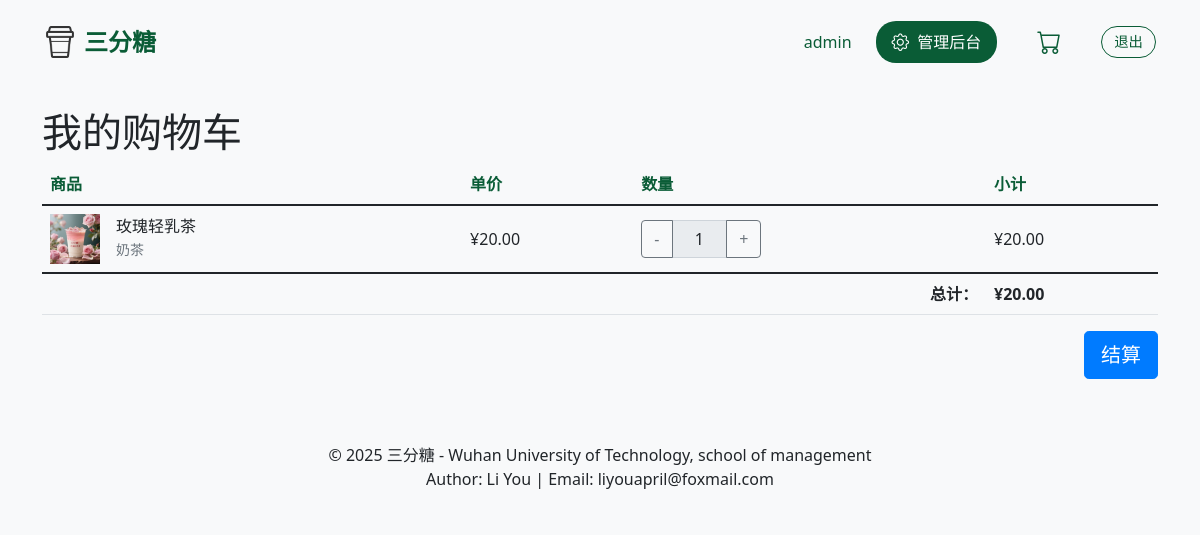
/cart (signed in), run on an earlier commit of the app's database.
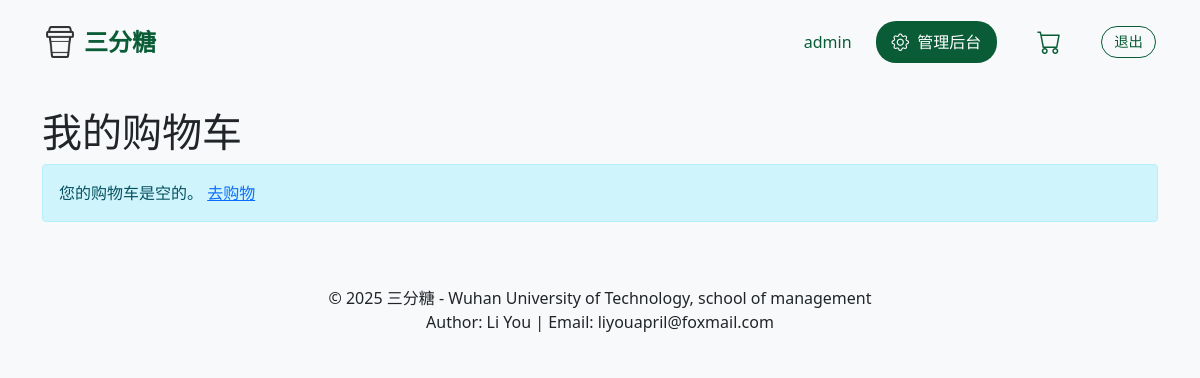
And on a later commit of the database.
### app/models/models.py (models this page shows)
class User(UserMixin, db.Model):
    id = db.Column(db.Integer, primary_key=True)
    username = db.Column(db.String(80), unique=True, nullable=False)
    password = db.Column(db.String(120), nullable=False)
    is_admin = db.Column(db.Boolean, default=False)
    created_at = db.Column(db.DateTime, default=datetime.utcnow)

class CartItem(db.Model):
    id = db.Column(db.Integer, primary_key=True)
    user_id = db.Column(db.Integer, db.ForeignKey('user.id'), nullable=False)
    product_id = db.Column(db.Integer, db.ForeignKey('product.id'), nullable=False)
    quantity = db.Column(db.Integer, default=1)
    created_at = db.Column(db.DateTime, default=datetime.utcnow)
    is_purchased = db.Column(db.Boolean, default=False)  # 是否已结算
    product = db.relationship('Product', backref='cart_items')
    user = db.relationship('User', backref='cart_items')

class Product(db.Model):
    id = db.Column(db.Integer, primary_key=True)
    name = db.Column(db.String(100), nullable=False)
    category = db.Column(db.String(50), nullable=False)
    price = db.Column(db.Float, nullable=False)
    description = db.Column(db.Text)
    image_url = db.Column(db.String(200))
    created_at = db.Column(db.DateTime, default=datetime.utcnow)
    updated_at = db.Column(db.DateTime, default=datetime.utcnow, onupdate=datetime.utcnow)
    product_features = db.Column(db.Text)  # 产品特点
    objective_analysis = db.Column(db.Text)  # 客观参数分析
    drinking_suggestions = db.Column(db.Text)  # 科学饮用建议
    ingredients = db.Column(db.Text)  # 配料表
    origin = db.Column(db.Text)  # 产地信息
    specifications = db.Column(db.Text)  # 规格参数
    suitable_crowd = db.Column(db.Text)  # 适宜人群
    flavor_profile = db.Column(db.Text)    # 口味分析
    texture_description = db.Column(db.Text)  # 口感描述
    after_taste = db.Column(db.Text)       # 饮后感受
    mood_trigger = db.Column(db.Text)      # 情绪触发
    drinking_scenario = db.Column(db.Text)  # 饮用场景建议
    flavor_association = db.Column(db.Text)  # 风味联想

### app/routes/main.py (the view)
@bp.route('/cart')
@login_required
def cart():
    cart_items = CartItem.query.filter_by(user_id=current_user.id, is_purchased=False).all()
    total = sum(item.product.price * item.quantity for item in cart_items)
    return render_template('cart.html', cart_items=cart_items, total=total)

### app/__init__.py (called while the page is built)
def create_app():
    app = Flask(__name__)
    app.config.from_object('config.Config')
    db.init_app(app)
    login_manager.init_app(app)
    login_manager.login_view = 'auth.login'
    login_manager.login_message = None  # 禁用默认的登录提示消息
    @login_manager.user_loader
    def load_user(user_id):
        from app.models.models import User
        return User.query.get(int(user_id))
    from app.routes import main, auth, admin
    app.register_blueprint(main.bp)
    app.register_blueprint(auth.bp)
    app.register_blueprint(admin.admin, url_prefix='/admin')
    with app.app_context():
        db.create_all()
    return app

### app/templates/cart.html (shortened to what this page needs)
{% extends "base.html" %}
{% block content %}
<h1>我的购物车</h1>
{% if cart_items %}
<div class="table-responsive">
    <table class="table">
        <thead>
            <tr>
                <th>商品</th>
                <th>单价</th>
                <th>数量</th>
                <th>小计</th>
            </tr>
        </thead>
        <tbody>
            {% for item in cart_items %}
            <tr>
                <td>
                    <div class="d-flex align-items-center">
                        <img src="{{ item.product.image_url }}" alt="{{ item.product.name }}" style="width: 50px; height: 50px; object-fit: cover;" class="me-3">
                        <div>
                            <h6 class="mb-0">{{ item.product.name }}</h6>
                            <small class="text-muted">{{ item.product.category }}</small>
                        </div>
                    </div>
                </td>
                <td>¥{{ "%.2f"|format(item.product.price) }}</td>
                <td>
                    <div class="input-group" style="width: 120px;">
                        <button class="btn btn-outline-secondary update-quantity" data-item-id="{{ item.id }}" data-action="decrease" data-product-name="{{ item.product.name }}">-</button>
                        <input type="text" class="form-control text-center" value="{{ item.quantity }}" readonly>
                        <button class="btn btn-outline-secondary update-quantity" data-item-id="{{ item.id }}" data-action="increase" data-product-name="{{ item.product.name }}">+</button>
                    </div>
                </td>
                <td>¥{{ "%.2f"|format(item.product.price * item.quantity) }}</td>
            </tr>
            {% endfor %}
        </tbody>
        <tfoot>
            <tr>
                <td colspan="3" class="text-end"><strong>总计：</strong></td>
                <td><strong>¥{{ "%.2f"|format(total) }}</strong></td>
            </tr>
        </tfoot>
    </table>
</div>
<div class="d-flex justify-content-end mt-3">
    <button class="btn btn-primary btn-lg" id="checkout-btn">结算</button>
</div>
{% else %}
<div class="alert alert-info">
    您的购物车是空的。 <a href="{{ url_for('main.index') }}">去购物</a>
</div>
{% endif %}
{% endblock %}

### app/templates/base.html (shortened to what this page needs)
<!DOCTYPE html>
<html lang="zh">
<head>
    <link href="https://cdn.jsdelivr.net/npm/bootstrap@5.1.3/dist/css/bootstrap.min.css" rel="stylesheet">
    <link rel="stylesheet" href="https://cdn.jsdelivr.net/npm/bootstrap-icons@1.7.2/font/bootstrap-icons.css">
    <link rel="stylesheet" href="https://cdn.datatables.net/1.11.5/css/dataTables.bootstrap5.min.css">
    <link rel="stylesheet" href="{{ url_for('static', filename='css/style.css') }}">
</head>
<body>
    <nav class="navbar navbar-expand-lg">
        <div class="container">
            <a class="navbar-brand" href="{{ url_for('main.index') }}">
                <img src="{{ url_for('static', filename='images/icon.png') }}" alt="三分糖" class="brand-icon">
                三分糖
            </a>
            <div class="nav-login-section">
                {% if not current_user.is_authenticated %}
                    <p class="login-text">请登录后购买</p>
                    <a href="{{ url_for('auth.login') }}" class="btn btn-login">登录</a>
                {% else %}
                    <div class="user-info">
                        <span class="user-name">{{ current_user.username }}</span>
                        {% if current_user.is_admin %}
                        <a href="{{ url_for('admin.index') }}" class="btn-admin">
                            <i class="bi bi-gear"></i>
                            管理后台
                        </a>
                        {% endif %}
                        <a class="nav-link cart-icon" href="{{ url_for('main.cart') }}">
                            <i class="bi bi-cart"></i>
                        </a>
                        <a href="{{ url_for('auth.logout') }}" class="btn-logout">退出</a>
                    </div>
                {% endif %}
            </div>
        </div>
    </nav>
    <div class="container mt-4">
        {% block content %}{% endblock %}
    </div>
    <footer class="footer mt-5 py-3 bg-light">
        <div class="container text-center">
            <p class="mb-0">© 2025 三分糖 - Wuhan University of Technology, school of management</p>
            <p class="mb-0">Author: Li You | Email: liyouapril@foxmail.com</p>
        </div>
    </footer>
</body>
</html>

### app/static/css/style.css (style rules this page uses)
body { background-color: #f8f9fa; }
.navbar { box-shadow: none; background-color: transparent !important; padding: 1rem 2rem; }
.navbar-brand { color: #0a5c36 !important; font-size: 1.5rem; font-weight: bold; display: flex; align-items: center; gap: 0.5rem; }
.brand-icon { width: 32px; height: 32px; }
.cart-icon { color: #0a5c36; font-size: 1.5rem; }
.nav-login-section { display: flex; align-items: center; gap: 1rem; }
.user-info { display: flex; align-items: center; gap: 1.5rem; }
.user-name { color: #0a5c36; font-weight: 500; margin: 0; }
.btn-logout { color: #0a5c36; text-decoration: none; font-size: 0.9rem; padding: 0.25rem 0.75rem; border: 1px solid #0a5c36; border-radius: 20px; transition: all 0.3s ease; }
.btn-admin { background: #0a5c36; color: white; padding: 0.5rem 1rem; border-radius: 20px; text-decoration: none; display: flex; align-items: center; gap: 0.5rem; transition: all 0.3s ease; }
.btn-admin i { font-size: 1.1rem; }

What changed in the data, as far as the page shows it:
no longer on this page (row edited): CartItem: product.image_url (picture), product.name "玫瑰轻乳茶", product.category "奶茶", quantity "1"
no longer on this page (row edited): Product: product.price "20.00", item.product.price*item.quantity "20.00"
Also different on the page:
{{ "%.2f"|format(total) }}: "20.00" → (not shown)
text no longer shown: "商品 单价 数量 小计 总计： ¥ 结算"
text now shown: "您的购物车是空的。 去购物"
